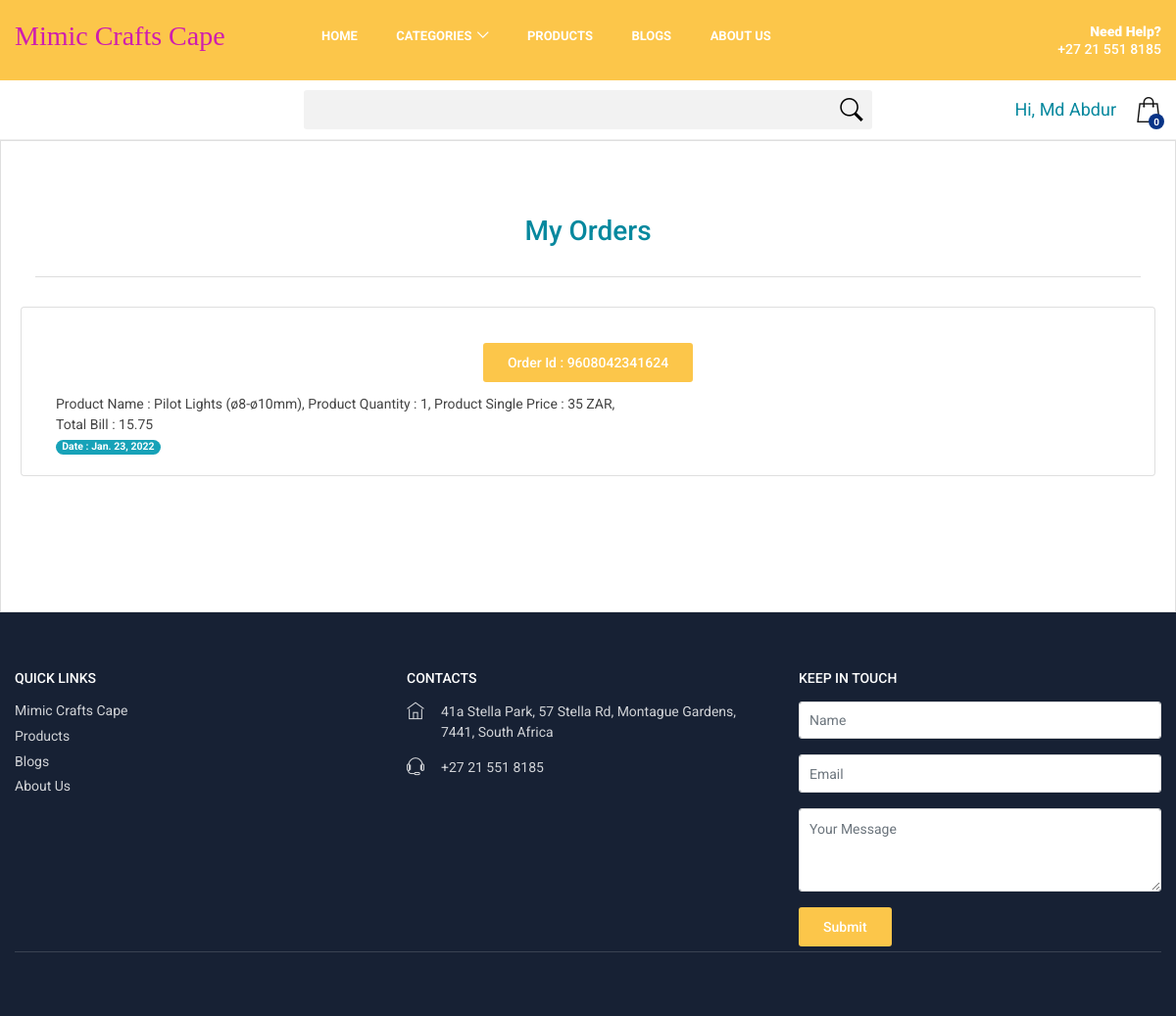
Screenshot of /my_order (signed in) with the database file from the repository.
### medicifyapp/models.py (models this page shows)
class Order(models.Model):
    user=models.ForeignKey(User, on_delete=models.CASCADE)
    order_id = models.CharField(max_length=1000)
    items_json = models.TextField()
    total_bill = models.CharField(max_length=1000)
    company_name=models.CharField(max_length=1000, default='', blank=True, null=True)
    full_address = models.TextField()
    city = models.CharField(max_length=1000)
    postal_code = models.CharField(max_length=100)
    country = models.CharField(max_length=1000)
    phone = models.CharField(max_length=1000)
    email = models.CharField(max_length=1000)
    order_date = models.DateField(default=datetime.now(), blank=True)

### medicifyapp/views.py (the view)
# urls.py: path('my_order', views.my_order, name='my_order'),
def my_order(request):
    user = request.user
    user_username = User.objects.filter(username=user)
    if user_username:
        myorder_filter = Order.objects.filter(user=user).order_by('-id')
        Categories_all = Categories.objects.all()
        context13 = {'myorder_filter': myorder_filter, 'Categories_all':Categories_all}
        return render(request, 'my_order.html', context13)
    else:
        return redirect('/')

### medicifyapp/models.py (called while the page is built)
    def subcat_list(self):
        kkk = Subcategory.objects.filter(Category=self)
        return kkk

### medicifyapp/templates/my_order.html (shortened to what this page needs)
{% extends 'base.html' %}
{% block body %}
<div class="container">
<h3><p class="text-center" style="color:#07889E;">My Orders</p></h3><hr>
</div>
{% if myorder_filter %}
{% for k in myorder_filter %}
<div class="card container">
  <div class="card-body">
    <h5 class="card-title">
      <form action="/order_details" method="POST">{% csrf_token %}
        <div class="text-center">
          <input type="submit" value="Order Id : {{k.order_id}}" class="btn_1">
        </div>
      </form>
    </h5>
    <h7>{{k.items_json}}</h7></br>
    <h7>Total Bill : {{k.total_bill}}</h7><br/>
    <span class="badge badge-info badge-pill"> <h7>Date : {{k.order_date}}</h7></span>
  </div>
</div>
<br/>
{% endfor %}
{% else %}
<p class="text-center">You Have No Order To See</p>
{% endif %}
{% endblock %}

### medicifyapp/templates/base.html (shortened to what this page needs)
{% load static %}
<!DOCTYPE html>
<html lang="en">
<head>
   <link rel="stylesheet" href="https://stackpath.bootstrapcdn.com/bootstrap/4.2.1/css/bootstrap.min.css">
    <link href="{% static 'medicifyapp/index/css/bootstrap.custom.min.css' %}" rel="stylesheet">
    <link href="{% static 'medicifyapp/index/css/style.css' %}" rel="stylesheet">
    <link href="{% static 'medicifyapp/index/css/listing.css' %}" rel="stylesheet">
</head>
<body>
	<div id="page" class="theia-exception">
	<header class="version_1">
		<div class="main_header">
			<div class="container">
				<div class="row small-gutters">
					<div class="col-xl-3 col-lg-3 d-lg-flex align-items-center">
						<div id="logo" style="padding:20px 0">
							<a href="/">
								<h3 style="color:#CF1DAF;" class="p1">Mimic Crafts Cape</h3>
							</a>
						</div>
					</div>
					<nav class="col-xl-6 col-lg-7">
						<div class="main-menu">
							<ul>
								<li>
									<a href="/">Home</a>
								</li>
								<li class="submenu">
									<a href="javascript:void(0);" class="show-submenu">Categories</a>
								</li>
								<li>
									<a href="{% url 'products_page' %}">Products</a>
								</li>
								<li>
									<a href="{% url 'all_blogs' %}">Blogs</a>
								</li>
								<li>
									<a href="/about">About Us</a>
								</li>
							</ul>
						</div>
					</nav>
					<div class="col-xl-3 col-lg-2 d-lg-flex align-items-center justify-content-end text-right">
						<a class="phone_top" href="tel:+27215518185"><strong><span>Need Help?</span>+27 21 551 8185</strong></a>
					</div>
				</div>
			</div>
		</div>
		<div class="main_nav inner">
			<div class="container">
				<div class="row small-gutters">
					<div class="col-xl-3 col-lg-3 col-md-3">
					</div>
					<div class="col-xl-6 col-lg-7 col-md-6 d-none d-md-block">
						<form method="GET" action="{% url 'product_search' %}">
						<div class="custom-search-input">
							<input type="text" name="search_product" value="{{ request.GET.search_product }}">
							<button type="submit"><i class="header-icon_search_custom"></i></button>
						</div>
						</form>
					</div>
					<div class="col-xl-3 col-lg-2 col-md-3">
						<ul class="top_tools">
							<li>
									<a type="button" id="popcarts" class="cart_bt" data-container="body" data-toggle="popover" data-placement="bottom" data-html="true">
									  <strong><span id="product_cart">0</span></strong>
									</a>
							</li>
							<li>
								<div class="dropdown dropdown-access">
									{% if user.is_authenticated %}
									<a><font color = "#07889E" size ="4">Hi, {{request.user.first_name}}</font></a>
									{% else %}
									<a href="/account"><font color = "#07889E" size ="4">Login/Register</font></a>
									{% endif %}
								</div>
							</li>
						</ul>
					</div>
				</div>
			</div>
		</div>
	</header>
		<div class="list-group-item">
        {% block body %}{% endblock %}
		</div>
        <footer>
		<div class="container">
			<div class="row">
				<div class="col-lg-4 col-md-6">
					<h3 data-target="#collapse_1">Quick Links</h3>
					<div class="collapse dont-collapse-sm links" id="collapse_1">
						<ul>
							<li><a href="/">Mimic Crafts Cape</a></li>
							<li><a href="{% url 'products_page' %}">Products</a></li>
							<li><a href="{% url 'all_blogs' %}">Blogs</a></li>
							<li><a href="{% url 'about' %}">About Us</a></li>
						</ul>
					</div>
				</div>
				<div class="col-lg-4 col-md-6">
						<h3 data-target="#collapse_3">Contacts</h3>
					<div class="collapse dont-collapse-sm contacts" id="collapse_3">
						<ul>
							<li><i class="ti-home"></i>41a Stella Park, 57 Stella Rd, Montague Gardens, 7441, South Africa</li>
							<li><i class="ti-headphone-alt"></i>+27 21 551 8185</li>
						</ul>
					</div>
				</div>
				<div class="col-lg-4 col-md-6">
						<h3 data-target="#collapse_4">Keep in touch</h3>
					<form method="POST" action="{% url 'contact' %}">{% csrf_token %}
					  <div class="form-group">
						<input type="text" name="name" class="form-control" placeholder="Name">
					  </div>
						<div class="form-group">
						<input type="email" name="email" class="form-control" placeholder="Email">
					  </div>
					  <div class="form-group">
						<textarea class="form-control" name="message" id="exampleFormControlTextarea1" rows="3" placeholder="Your Message"></textarea>
					  </div>
						<button class="btn_1" type="submit">Submit</button>
					</form>
				</div>
			</div>
			<hr>
		</div>
	</footer>
	</div>
  </body>
</body>
</html>

### medicifyapp/templates/base.html (style rules this page uses)
.p1 { font-family: "Times New Roman", Times, serif; }

### rows the page displays
Order: order_id "Order Id : 9608042341624", items_json "Product Name : Pilot Lights (ø8-ø10mm), Product Quantity : 1, Product Single Price : 35 ZAR,", total_bill "15.75", order_date "Jan. 23, 2022"

### other values shown
{{ request.user.first_name }} "Md Abdur"
